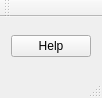
<?xml version="1.0" encoding="UTF-8"?>
<ui version="4.0">
 <class>MainWindow</class>
 <widget class="QMainWindow" name="MainWindow">
  <property name="geometry">
   <rect>
    <x>0</x>
    <y>0</y>
    <width>93</width>
    <height>98</height>
   </rect>
  </property>
  <property name="windowTitle">
   <string>MainWindow</string>
  </property>
  <widget class="QWidget" name="centralWidget">
   <layout class="QVBoxLayout" name="verticalLayout">
    <item>
     <widget class="QPushButton" name="helpPushButton">
      <property name="text">
       <string>Help</string>
      </property>
     </widget>
    </item>
   </layout>
  </widget>
  <widget class="QMenuBar" name="menuBar">
   <property name="geometry">
    <rect>
     <x>0</x>
     <y>0</y>
     <width>93</width>
     <height>23</height>
    </rect>
   </property>
  </widget>
  <widget class="QToolBar" name="mainToolBar">
   <attribute name="toolBarArea">
    <enum>TopToolBarArea</enum>
   </attribute>
   <attribute name="toolBarBreak">
    <bool>false</bool>
   </attribute>
  </widget>
  <widget class="QStatusBar" name="statusBar"/>
 </widget>
 <layoutdefault spacing="6" margin="11"/>
 <resources/>
 <connections/>
</ui>
